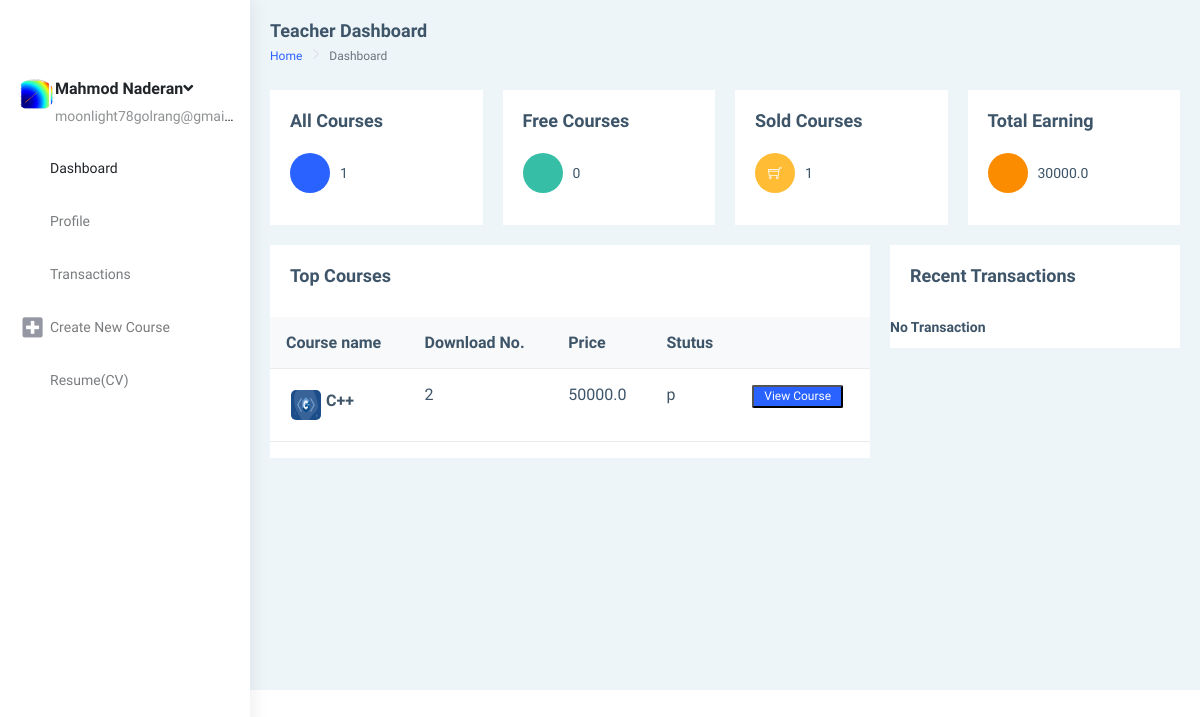
Page /accounts/teacherdashboard/main (signed in) on the earlier database version.
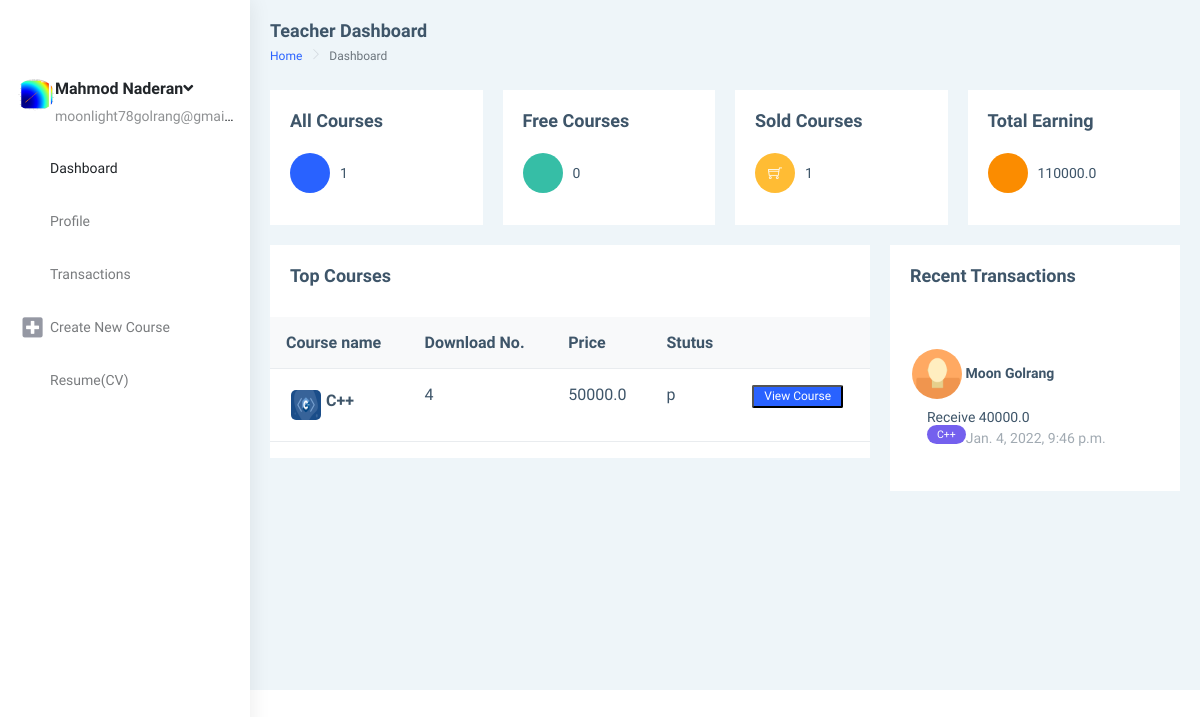
Same page on the later database version.
### mainSite/models.py (models this page shows, shortened)
class Teacher (models.Model):
    phone = models.CharField(max_length=200, unique=True)
    date_created = models.DateTimeField(auto_now_add=True, null=True)
    user = models.OneToOneField(
        User, null=True, on_delete=models.CASCADE, related_name='teacher')
    profile_pic = models.ImageField(
        upload_to='teacher/profile/picture/', null=True, blank=True)
    course = models.ManyToManyField(Course, related_name='teacher')
    fildOfStudy = models.CharField(max_length=60, null=True)
    university = models.CharField(max_length=60, null=True)
    educations = (
        ('b', 'Bachelor'),
        ('bs', 'Bachelor Student'),
        ('m', 'Master'),
        ('ms', 'Master Student'),
        ('p', 'PHD'),
        ('ps', 'PHD Student'),
    )
    address=models.CharField(max_length=50, null=True)
    lastEducation = models.CharField(
        max_length=2, choices=educations, default='bs')
    documents = models.FileField(
        upload_to='teacher/documents/', null=True, blank=True)
    companiName1= models.CharField(max_length=50, null=True)
    jobSituation1= models.CharField(max_length=50, null=True)
    companiName2= models.CharField(max_length=50, null=True)
    jobSituation2= models.CharField(max_length=50, null=True)
    courseTitle1= models.CharField(max_length=50, null=True)
    courseTime1= models.CharField(max_length=50, null=True)
    courseTitle2= models.CharField(max_length=50, null=True)
    courseTime2= models.CharField(max_length=50, null=True)
    exteraInfo =models.CharField(max_length=200 , null=True)
    accepted =models.BooleanField(default=False)
    wallet=models.FloatField(default=0)

class Course(models.Model):
    name = models.CharField(max_length=100, null=True)
    title = models.CharField(max_length=1000)
    price = models.FloatField(default=0)
    category = models.ManyToManyField(Category, related_name='category')
    subTittel = models.CharField(max_length=200, null=True)
    date_created = models.DateTimeField(auto_now_add=True, null=True)
    datepublished = models.DateTimeField(null=True)
    stutuses = (
        ('d', 'Draft'),
        ('p', 'Published'),
    )
    stutus = models.CharField(max_length=1, choices=stutuses, default='d')
    course_pic = models.ImageField(upload_to='courses/coverPictures/' ,null=True, blank=True)
    duration = models.DurationField(max_length=100, null=True)
    fileZip = models.FileField(
        upload_to='courses/zipFile/', null=True, blank=True)
    dlNumber = models.IntegerField(default=0)
    video = models.FileField(
        upload_to='courses/video/%y', null=True, blank=True)
    class Meta:
        ordering = ["-dlNumber"]

class Customer (models.Model):
    phone = models.CharField(max_length=200, unique=True)
    date_created = models.DateTimeField(auto_now_add=True, null=True)
    contry = models.CharField(
        max_length=2, choices=COUNTRYS, blank=True, default='ir')
    adress = models.CharField(max_length=50, null=True)
    user = models.OneToOneField(
        User, null=True, on_delete=models.CASCADE, related_name='customer')
    profile_pic = models.ImageField(null=True, blank=True)

class Transaction(models.Model):
    date_created = models.DateTimeField(auto_now_add=True, null=True)
    price =models.FloatField(default=0)
    course = models.ManyToManyField(Course, related_name='transaction')
    teacher = models.ManyToManyField(Teacher, related_name='transaction')
    customer= models.ManyToManyField(Customer, related_name='transaction')
    class Meta:
        ordering = ["-date_created"]

### mainSite/decorators.py (the view)
        def wrapper_func(requset, *args , **kwargs):
            group = None
            if requset.user.groups.exists():
                group = requset.user.groups.all()[0].name
            if group == None:
                return HttpResponse("you are not authorized to view this page")
            if group in allowed_roles:
                 return view_func(requset, *args , **kwargs)
            else:
                return HttpResponse("you are not authorized to view this page")

### mainSite/views.py (called while the page is built)
@login_required
@allowed_users("teacher")
def teacherDashboard(request):
    teacher =request.user.teacher
    allCours = teacher.course.all()
    freeCours = allCours.filter(price=0)
    transaction = teacher.transaction.all()[0:3]
    coursePurchased = allCours.filter(price__gt=0)
    context = {
        "teacher": teacher,
        "allCours": allCours,
        "freeCours": freeCours,
        "freeCoursSize": len(freeCours),
        "coursePurchased": coursePurchased,
        "coursePurchasedSize": coursePurchased.count(),
        "transaction":transaction,
    }
    return render(request, 'teacherdashboard.html' , context)

### templates/teacherdashboard.html (shortened to what the changed rows need)
{% load static %}
{% load widget_tweaks %}
{% load mathfilters %}
<html lang="en">
<head>
    <link href="{% static '/assetss/libs/chartist/dist/chartist.min.css' %}" rel="stylesheet">
    <link href="{% static '/distt/css/style.min.css' %}" rel="stylesheet">
</head>
<body>
    <div id="main-wrapper" data-layout="vertical" data-navbarbg="skin5" data-sidebartype="full"
    data-sidebar-position="absolute" data-header-position="absolute" data-boxed-layout="full">
    <aside class="left-sidebar" data-sidebarbg="skin6">
        <div class="scroll-sidebar">
            <nav class="sidebar-nav">
                <ul id="sidebarnav">
                        <div class="user-profile d-flex no-block dropdown m-t-20">
                            {% if teacher.profile_pic %}
                          <div class="user-pic"><img src="{{ teacher.profile_pic.url }}" alt="users"
                              class="rounded-circle" width="40" /></div>
                          {% else %}
                          <div class="user-pic"><img src="{% static '/image/1.jpg' %}" alt="users"
                              class="rounded-circle" width="40" /></div>
                          {% endif %}
                            <div class="user-content hide-menu m-l-10">
                                <a href="#" class="" id="Userdd" role="button"
                                    data-bs-toggle="dropdown" aria-haspopup="true" aria-expanded="false">
                                    <h5 class="m-b-0 user-name font-medium">{{teacher.user.get_full_name}}<i
                                            class="fa fa-angle-down"></i></h5>
                                    <span class="op-5 user-email">{{teacher.user.email}}</span>
                                </a>
                            </div>
                        </div>
                </ul>
            </nav>
        </div>
    </aside>
    <div class="page-wrapper">
        <div class="container-fluid">
            <div class="row">
                <div class="col-md-3">
                    <div class="card">
                        <div class="card-body">
                            <div class="feed-widget">
                                <ul class="list-style-none feed-body m-0 p-b-20">
                                    <li class="feed-item">
                                        <div class="feed-icon btn-orange"><i class="mdi mdi-square-inc-cash"></i></div>
                                        {{teacher.wallet}}
                                    </li>
                                </ul>
                            </div>
                        </div>
                    </div>
                </div>
            </div>
            <div class="row">
                <div class="col-8">
                    <div class="card">
                        <div class="table-responsive">
                            <table class="table v-middle">
                                {% if allCours.count > 0 %}
                                <thead>
                                    <tr class="bg-light">
                                        <th class="border-top-0">Course name</th>
                                        <th class="border-top-0">Download No.</th>
                                        <th class="border-top-0">Price</th>
                                        <th class="border-top-0">Stutus</th>
                                        <th class="border-top-0"></th>
                                    </tr>
                                </thead>
                                <tbody>
                                    {% for course in allCours %}
                                    <tr>
                                        <td>
                                            <div class="d-flex align-items-center">
                                                <div class="m-r-12">
                                                    {% if course.course_pic %}
                                                    <img src="{{ course.course_pic.url }}" style="width: 40px;height: 40px; border-radius: 10px ; padding: 5px;"/>
                                                    {% endif %}
                                                </div>
                                                <div class="">
                                                    <h4 class="m-b-0 font-16">{{ course.name }}</h4>
                                                </div>
                                            </div>
                                        </td>
                                        <td>{{course.dlNumber}}</td>
                                        <td>{{ course.price }}</td>
                                        <td>{{course.stutus}}</td>
                                        <td>
                                            <button class="label label-info"><a href="{% url 'course' course.id %}" style="color: white;text-decoration: none;">View Course</a></button>
                                        </td>
                                    </tr>
                                    {% endfor %}
                                    {% else %}
                                    <div class ="row"> <strong>           nothing to show    </strong></div>
                                    {% endif %}
                                </tbody>
                            </table>
                        </div>
                    </div>
                </div>
                <div class="col-lg-4">
                    <div class="card">
                        <div class="comment-widgets scrollable">
                            {% if transaction %}
                            {% for t in transaction %}
                            <div class="d-flex flex-row comment-row m-t-0">
                                <div class="p-2">
                                    {% for customer in t.customer.all %}
                                    {% if customer.profile_pic %}
                                    <div class="user-pic"><img src="{{customer.profile_pic.url}}" alt="users"
                                        class="rounded-circle" width="50" />
                                        <span><strong>{{customer.user.get_full_name}}</strong></span>
                                    </div>
                                    {% else %}
                                    <div class="user-pic"><img src="{% static '/image/1.jpg' %}" alt="users"
                                        class="rounded-circle" width="50" />
                                        <span><strong>{{customer.user.get_full_name}}</strong></span>
                                    </div>
                                    {% endif %}
                                    {% endfor %}
                                <div class="comment-text w-100">
                                    <span class="m-b-15 d-block">Receive {{t.price|mul:0.8}} </span>
                                    <div class="comment-footer">
                                        <span class="text-muted float-end">{{t.date_created}}</span> <span
                                            class="label label-rounded label-primary">
                                            {% for course in t.course.all %}
                                            <td>{{course.name}}</td>
                                            {% endfor %}
                                        </span>
                                    </div>
                                </div>
                            </div>
                            {% endfor %}
                            {%else%}
                            <strong>   No Transaction</strong>
                            {% endif %}
                        </div>
                    </div>
                </div>
            </div>
        </div>
    </div>
</div>
</body>
</html>

Differences in the rows shown:
changed Teacher "Mahmod Naderan": wallet "30000.0" → "110000.0"
changed Course: dlNumber "2" → "4"
added Transaction: price|mul "40000.0", date_created "Jan. 4, 2022, 9:46 p.m.", Course (name "C++")
now on this page (row unchanged): Customer: user.get_full_name "Moon Golrang"
Other differences:
text no longer shown: "No Transaction"
